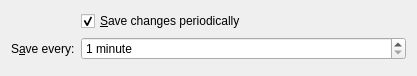
<?xml version="1.0" encoding="UTF-8"?>
<ui version="4.0">
 <class>confPageMisc</class>
 <widget class="QWidget" name="confPageMisc">
  <property name="geometry">
   <rect>
    <x>0</x>
    <y>0</y>
    <width>417</width>
    <height>76</height>
   </rect>
  </property>
  <layout class="QVBoxLayout">
   <item>
    <layout class="QFormLayout" name="formLayout">
     <item row="1" column="0">
      <widget class="QLabel" name="textLabel1">
       <property name="whatsThis">
        <string>This is the number of minutes KJots will wait before automatically saving changes.</string>
       </property>
       <property name="text">
        <string>S&amp;ave every:</string>
       </property>
       <property name="wordWrap">
        <bool>false</bool>
       </property>
       <property name="buddy">
        <cstring>kcfg_AutoSaveInterval</cstring>
       </property>
      </widget>
     </item>
     <item row="1" column="1">
      <widget class="QSpinBox" name="kcfg_AutoSaveInterval">
       <property name="whatsThis">
        <string>This is the number of minutes KJots will wait before automatically saving changes.</string>
       </property>
       <property name="specialValueText">
        <string>1 minute</string>
       </property>
       <property name="suffix">
        <string> minutes</string>
       </property>
       <property name="minimum">
        <number>1</number>
       </property>
       <property name="maximum">
        <number>1440</number>
       </property>
      </widget>
     </item>
     <item row="0" column="1">
      <widget class="QCheckBox" name="kcfg_AutoSave">
       <property name="whatsThis">
        <string>When &quot;Save changes periodically&quot; is checked, KJots will automatically save changes made to books at the interval defined below.</string>
       </property>
       <property name="text">
        <string>&amp;Save changes periodically</string>
       </property>
       <property name="checked">
        <bool>true</bool>
       </property>
      </widget>
     </item>
    </layout>
   </item>
  </layout>
 </widget>
 <resources/>
 <connections>
  <connection>
   <sender>kcfg_AutoSave</sender>
   <signal>toggled(bool)</signal>
   <receiver>kcfg_AutoSaveInterval</receiver>
   <slot>setEnabled(bool)</slot>
  </connection>
  <connection>
   <sender>kcfg_AutoSave</sender>
   <signal>toggled(bool)</signal>
   <receiver>textLabel1</receiver>
   <slot>setEnabled(bool)</slot>
  </connection>
 </connections>
</ui>
